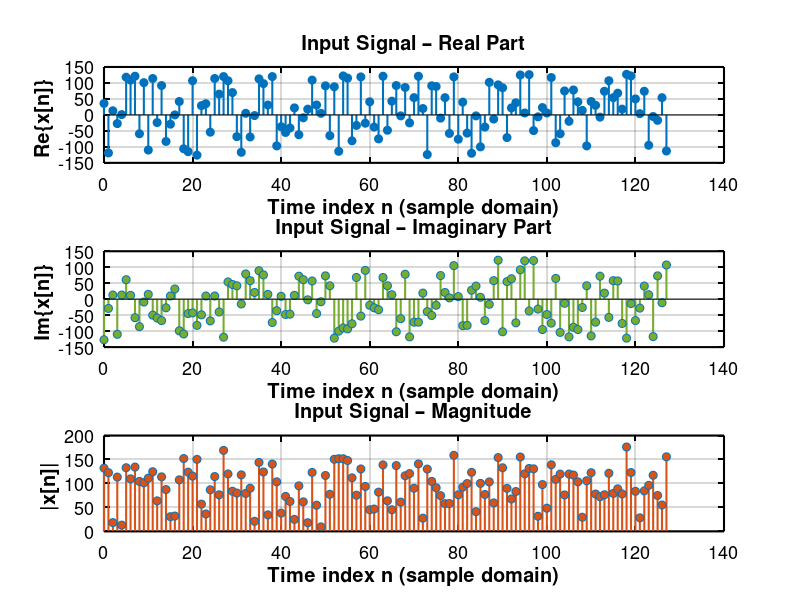

Reproduce this figure in MATLAB. (Note: this script raises an error after producing the figure.)
%% ===============================
% FFT INPUT VISUALIZATION
% ===============================

clear; clc; close all;

N = 128;

input_data = load('fft_input_complex.txt');
re_in = input_data(:,1);
im_in = input_data(:,2);

x = re_in + 1j*im_in;
n = 0:N-1;

figure('Name','Input Signal - Time Domain','Color','w');

% -------- REAL PART --------
subplot(3,1,1);
stem(n, re_in, ...
    'Color',[0 0.447 0.741], ...
    'LineWidth',1.5, ...
    'Marker','o','MarkerFaceColor',[0 0.447 0.741]);
grid on;
title('Input Signal – Real Part', ...
      'FontSize',16,'FontWeight','bold','Color','k');
xlabel('Time index n (sample domain)', ...
       'FontSize',14,'FontWeight','bold','Color','k');
ylabel('Re\{x[n]\} ', ...
       'FontSize',14,'FontWeight','bold','Color','k');
set(gca,'FontSize',13,'LineWidth',1.5, ...
        'XColor','k','YColor','k');

% -------- IMAG PART --------
subplot(3,1,2);
stem(n, im_in, ...
    'Color',[0.466 0.674 0.188], ...
    'LineWidth',1.5, ...
    'Marker','o','MarkerFaceColor',[0.466 0.674 0.188]);
grid on;
title('Input Signal – Imaginary Part', ...
      'FontSize',16,'FontWeight','bold','Color','k');
xlabel('Time index n (sample domain)', ...
       'FontSize',14,'FontWeight','bold','Color','k');
ylabel('Im\{x[n]\} ', ...
       'FontSize',14,'FontWeight','bold','Color','k');
set(gca,'FontSize',13,'LineWidth',1.5, ...
        'XColor','k','YColor','k');

% -------- MAGNITUDE --------
subplot(3,1,3);
stem(n, abs(x), ...
    'Color',[0.85 0.325 0.098], ...
    'LineWidth',1.5, ...
    'Marker','o','MarkerFaceColor',[0.85 0.325 0.098]);
grid on;
title('Input Signal – Magnitude', ...
      'FontSize',16,'FontWeight','bold','Color','k');
xlabel('Time index n (sample domain)', ...
       'FontSize',14,'FontWeight','bold','Color','k');
ylabel('|x[n]| ', ...
       'FontSize',14,'FontWeight','bold','Color','k');
set(gca,'FontSize',13,'LineWidth',1.5, ...
        'XColor','k','YColor','k');

sgtitle('Complex Fixed-Point FFT Input (Time Domain)', ...
        'FontSize',18,'FontWeight','bold','Color','k');

%% ===============================
% FFT OUTPUT VISUALIZATION
% ===============================

output_data = load('fft_output_complex.txt');
re_out = output_data(:,1);
im_out = output_data(:,2);

X = re_out + 1j*im_out;
k = 0:N-1;
mag = abs(X);

figure('Name','FFT Output Result','Color','w');

stem(k, mag, ...
    'Color',[0 0.447 0.741], ...
    'LineWidth',1.6, ...
    'Marker','o','MarkerFaceColor',[0 0.447 0.741]);
grid on;
title('FFT Output Result – Magnitude Spectrum', ...
      'FontSize',18,'FontWeight','bold','Color','k');
xlabel('Frequency index k ', ...
       'FontSize',14,'FontWeight','bold','Color','k');
ylabel('|X[k]| (Amplitude)', ...
       'FontSize',14,'FontWeight','bold','Color','k');
set(gca,'FontSize',13,'LineWidth',1.6, ...
        'XColor','k','YColor','k');

% -------- Highlight dominant frequency components --------
threshold = 0.6 * max(mag);
hold on;
peak_idx = find(mag > threshold);

stem(peak_idx-1, mag(peak_idx), ...
    'r','LineWidth',2, ...
    'Marker','o','MarkerFaceColor','r');

for p = peak_idx'
    text(p-1, mag(p), ...
        sprintf('k = %d', p-1), ...
        'FontSize',10, ...
        'FontWeight','bold', ...
        'Color','w', ...
        'VerticalAlignment','bottom');
end

legend({'|X[k]|','Dominant frequency components'}, ...
       'FontSize',12, ...
       'FontWeight','bold', ...
       'TextColor','w', ...
       'Location','best');
